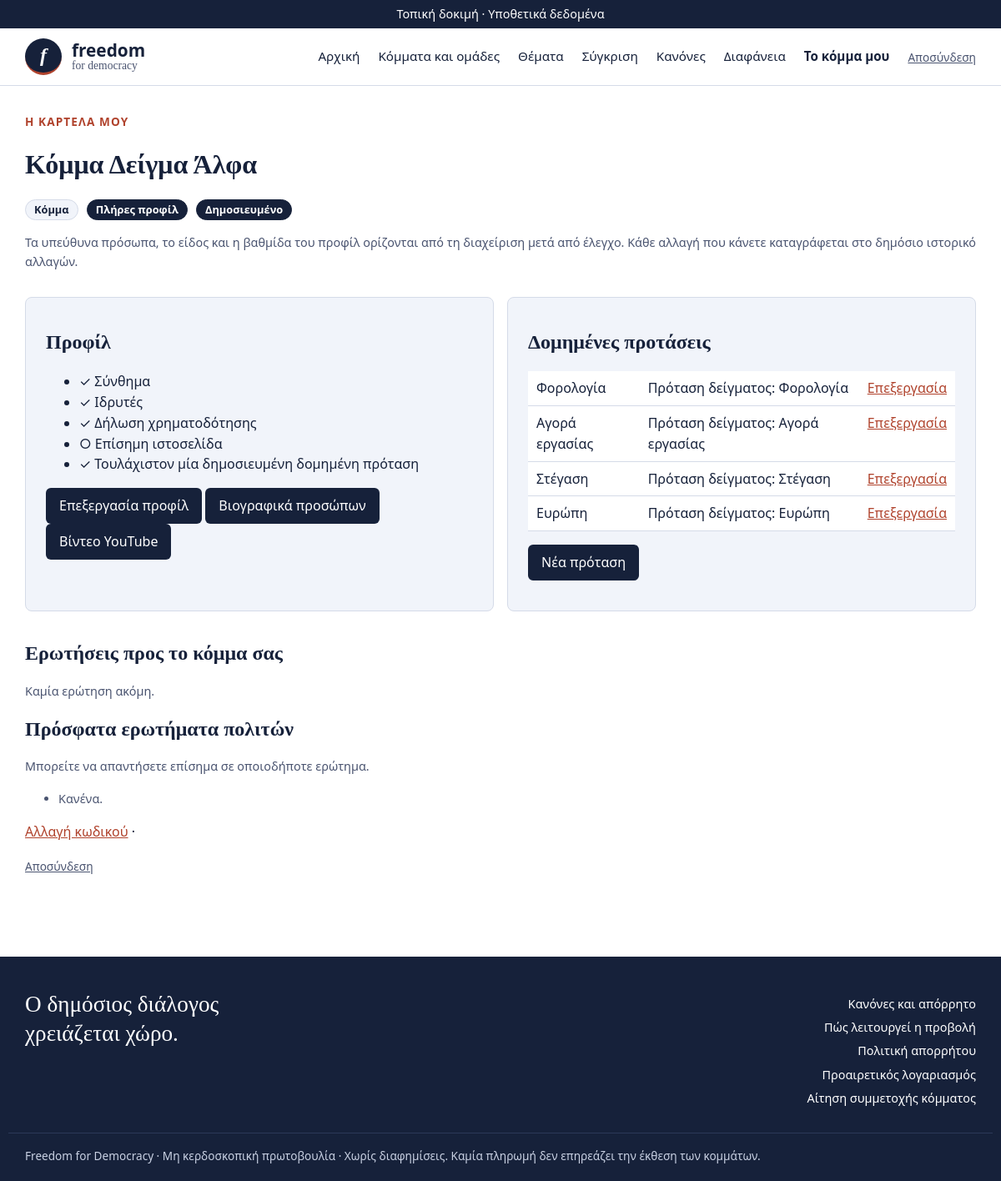
Screenshot of /komma/ (signed in) with the database file from the repository.
### core/models.py (models this page shows, shortened)
class Party(models.Model):
    KIND_PARTY = "party"
    KIND_GROUP = "group"
    KINDS = [(KIND_PARTY, "Κόμμα"), (KIND_GROUP, "Ομάδα υπό σύσταση")]
    TIER_PROGRESS = "in_progress"
    TIER_FULL = "full"
    TIERS = [(TIER_PROGRESS, "Προφίλ σε εξέλιξη"), (TIER_FULL, "Πλήρες προφίλ")]
    name = models.CharField("Επωνυμία", max_length=120, unique=True)
    slug = models.CharField(max_length=140, unique=True, editable=False)
    slogan = models.CharField("Σύνθημα (έως 120 χαρακτήρες)", max_length=120, blank=True)
    kind = models.CharField("Είδος", max_length=10, choices=KINDS, default=KIND_PARTY)
    tier = models.CharField("Βαθμίδα προφίλ", max_length=12, choices=TIERS, default=TIER_PROGRESS)
    founded_year = models.PositiveSmallIntegerField("Έτος ίδρυσης", null=True, blank=True)
    responsible_persons = models.TextField(
        "Υπεύθυνα πρόσωπα (1-3, ένα όνομα ανά γραμμή)",
        help_text="Επαληθευμένα μέσω υπεύθυνης δήλωσης gov.gr.",
    )
    founders = models.TextField("Ιδρυτές", blank=True)
    founders_prior_service = models.BooleanField(
        "Ιδρυτές με προηγούμενη κοινοβουλευτική θητεία", default=False
    )
    funding = models.TextField("Πηγές χρηματοδότησης (δημόσια δήλωση)", blank=True)
    website = models.URLField("Επίσημη ιστοσελίδα", blank=True)
    is_example = models.BooleanField("Παράδειγμα (φανταστικά στοιχεία)", default=False,
                                     help_text="Εμφανίζεται με ετικέτα «Παράδειγμα» σε όλες τις σελίδες.")
    facebook = models.URLField("Facebook", blank=True)
    instagram = models.URLField("Instagram", blank=True)
    x_url = models.URLField("X (Twitter)", blank=True)
    youtube = models.URLField("YouTube", blank=True)
    tiktok = models.URLField("TikTok", blank=True)
    linkedin = models.URLField("LinkedIn", blank=True)
    image = models.ImageField(
        "Φωτογραφία ομάδας ή λογότυπο", upload_to="party_images/", blank=True,
        help_text="JPG, PNG ή WebP, έως 2 MB. Αφαιρούνται αυτόματα τα μεταδεδομένα της φωτογραφίας (π.χ. τοποθεσία).",
    )
    is_published = models.BooleanField("Δημοσιευμένο", default=False)
    graduated = models.BooleanField(
        "Απόφοιτο (εισήλθε στη Βουλή)",
        default=False,
        help_text="Το προφίλ μένει, αλλά το κόμμα βγαίνει από την ισότιμη εναλλαγή.",
    )
    moderation_note = models.TextField(
        "Αιτιολόγηση απόφασης (δημοσιεύεται στο αρχείο αποφάσεων)", blank=True
    )
    created_at = models.DateTimeField(auto_now_add=True)
    class Meta:
        ordering = ["name"]
        verbose_name = "Κόμμα / ομάδα"
        verbose_name_plural = "Κόμματα και ομάδες"
    SOCIALS = [
        ("facebook", "Facebook", ("facebook.com", "fb.com", "fb.me")),
        ("instagram", "Instagram", ("instagram.com",)),
        ("x_url", "X", ("x.com", "twitter.com")),
        ("youtube", "YouTube", ("youtube.com", "youtu.be")),
        ("tiktok", "TikTok", ("tiktok.com",)),
        ("linkedin", "LinkedIn", ("linkedin.com",)),
    ]

class Proposal(models.Model):
    party = models.ForeignKey(Party, on_delete=models.CASCADE, related_name="proposals")
    topic = models.ForeignKey(Topic, on_delete=models.PROTECT, related_name="proposals")
    title = models.CharField("Τίτλος (η δράση σε μία πρόταση)", max_length=200)
    problem = models.TextField("Πρόβλημα (με πηγή ή δεδομένο)", validators=[MaxWords(150)])
    action = models.TextField("Πρόταση (τι αλλάζει και ποιος το υλοποιεί)", validators=[MaxWords(150)])
    legal = models.TextField("Νομικό πλαίσιο", validators=[MaxWords(150)])
    cost = models.TextField("Κόστος και χρηματοδότηση", validators=[MaxWords(150)])
    tradeoffs = models.TextField("Αντισταθμίσματα (ποιος χάνει ή τι θυσιάζεται)", validators=[MaxWords(150)])
    timeline = models.TextField("Χρονοδιάγραμμα", validators=[MaxWords(150)])
    metric = models.TextField("Μέτρο επιτυχίας", validators=[MaxWords(150)])
    source = models.URLField("Πηγή τεκμηρίωσης (σύνδεσμος)", blank=True)
    stance = models.ForeignKey("PrefOption", null=True, blank=True, on_delete=models.SET_NULL, related_name="proposals",
                               verbose_name="Θέση στο ερώτημα του ερωτηματολογίου (προαιρετικά)")
    is_published = models.BooleanField("Δημοσιευμένη", default=True)
    created_at = models.DateTimeField(auto_now_add=True)
    updated_at = models.DateTimeField(auto_now=True)
    class Meta:
        ordering = ["topic__order", "title"]
        verbose_name = "Δομημένη πρόταση"
        verbose_name_plural = "Δομημένες προτάσεις"
    FIELDS = [
        ("problem", "Πρόβλημα"),
        ("action", "Πρόταση"),
        ("legal", "Νομικό πλαίσιο"),
        ("cost", "Κόστος και χρηματοδότηση"),
        ("tradeoffs", "Αντισταθμίσματα"),
        ("timeline", "Χρονοδιάγραμμα"),
        ("metric", "Μέτρο επιτυχίας"),
    ]

class Topic(models.Model):
    name = models.CharField("Θέμα", max_length=80, unique=True)
    slug = models.CharField(max_length=80, unique=True)
    order = models.PositiveSmallIntegerField(default=0)
    class Meta:
        ordering = ["order", "name"]
        verbose_name = "Θέμα"
        verbose_name_plural = "Θέματα"

### core/account_views.py (the view)
# urls.py: path("komma/", account_views.manage_home, name="manage"),
@member_required
def manage_home(request):
    party = request.member_party
    proposals = party.proposals.select_related("topic")
    checklist = [(label, bool(getattr(party, field))) for field, label in PROFILE_CHECKLIST]
    checklist.append(("Τουλάχιστον μία δημοσιευμένη δομημένη πρόταση", proposals.filter(is_published=True).exists()))
    incoming = []
    asks = Comment.objects.filter(proposal__party=party, kind=Comment.ASK, removed=False).select_related("proposal")
    for c in asks.order_by("-created_at")[:20]:
        answered = Comment.objects.filter(
            proposal=c.proposal, official_party=party, created_at__gt=c.created_at
        ).exists()
        incoming.append((c, answered))
    ctx = {
        "party": party,
        "proposals": proposals,
        "checklist": checklist,
        "incoming": incoming,
        "open_questions": Question.objects.filter(removed=False).select_related("topic")[:10],
    }
    return render(request, "core/manage.html", ctx)

### core/citizens.py (called while the page is built)
def citizen_of(request):
    if not hasattr(request, "_citizen"):
        user = getattr(request, "user", None)
        profile = None
        if user is not None and user.is_authenticated:
            profile = CitizenProfile.objects.filter(user=user).first()
        request._citizen = profile
    return request._citizen

### core/context.py (called while the page is built)
def site(request):
    return {"demo_banner": settings.FD_DEMO_BANNER, "member_party": member_party(request),
            "apply_enabled": features.enabled(request, "applications"),
            "citizen": citizens.citizen_of(request),
            "accounts_mode": features.enabled(request, "citizen_accounts"),
            "compare_enabled": features.enabled(request, "comparison")}

### core/features.py (called while the page is built)
def enabled(request, key):
    from .models import FeatureFlag
    state = FeatureFlag.objects.filter(key=key).values_list("state", flat=True).first()
    if state is None and key in DEFAULTS:
        ensure_flags()
        state = FeatureFlag.objects.filter(key=key).values_list("state", flat=True).first()
    if state == FeatureFlag.ON:
        return True
    if state == FeatureFlag.TEST:
        user = getattr(request, "user", None)
        return bool(user and user.is_active and user.is_staff)
    return False

### core/members.py (called while the page is built)
def member_party(request):
    user = getattr(request, "user", None)
    if user is None or not user.is_authenticated:
        return None
    membership = getattr(user, "membership", None)
    return membership.party if membership else None

def member_required(view):
    @wraps(view)
    def wrapper(request, *args, **kwargs):
        party = member_party(request)
        if party is None:
            return redirect("login")
        request.member_party = party
        return view(request, *args, **kwargs)
    return wrapper

### core/templates/core/manage.html (shortened to what this page needs)
{% extends "core/base.html" %}
{% block content %}
<p class="eyebrow">Η καρτέλα μου</p>
<h1>{{ party.name }}</h1>
<p>
  <span class="pill">{{ party.get_kind_display }}</span>
  <span class="pill {% if party.tier == 'full' %}pill-teal{% endif %}">{{ party.get_tier_display }}</span>
  {% if party.is_published %}<span class="pill pill-teal">Δημοσιευμένο</span>{% else %}<span class="pill pill-accent">Αναμένει έλεγχο, δεν είναι δημόσιο</span>{% endif %}
</p>
<p class="note">Τα υπεύθυνα πρόσωπα, το είδος και η βαθμίδα του προφίλ ορίζονται από τη διαχείριση μετά από έλεγχο. Κάθε αλλαγή που κάνετε καταγράφεται στο δημόσιο ιστορικό αλλαγών.</p>
<div class="cols">
  <div class="panel">
    <h2>Προφίλ</h2>
    <ul>
      {% for label, done in checklist %}<li>{% if done %}✓{% else %}○{% endif %} {{ label }}</li>{% endfor %}
    </ul>
    <p><a class="btn" href="{% url 'profile_edit' %}">Επεξεργασία προφίλ</a> <a class="btn" href="{% url 'people_edit' %}">Βιογραφικά προσώπων</a> <a class="btn" href="{% url 'videos_edit' %}">Βίντεο YouTube</a></p>
  </div>
  <div class="panel">
    <h2>Δομημένες προτάσεις</h2>
    {% if proposals %}
    <table>
      <tbody>
      {% for p in proposals %}
        <tr>
          <td>{{ p.topic.name }}</td>
          <td>{{ p.title }}{% if not p.is_published %} <span class="pill">πρόχειρη</span>{% endif %}</td>
          <td><a href="{% url 'proposal_edit' p.pk %}">Επεξεργασία</a></td>
        </tr>
      {% endfor %}
      </tbody>
    </table>
    {% else %}<p class="note">Δεν έχετε προτάσεις ακόμη.</p>{% endif %}
    <p><a class="btn" href="{% url 'proposal_new' %}">Νέα πρόταση</a></p>
  </div>
</div>
<h2>Ερωτήσεις προς το κόμμα σας</h2>
{% for c, answered in incoming %}
  <div class="comment">
    <p class="who">{{ c.created_at|date:"d/m/Y H:i" }} · {{ c.pseudonym }} · <a href="{% url 'proposal' c.proposal_id %}#c{{ c.pk }}">{{ c.proposal.title }}</a>
      {% if answered %}<span class="pill pill-teal">υπάρχει επίσημη απάντηση</span>{% else %}<span class="pill pill-accent">αναμένει απάντηση</span>{% endif %}</p>
    <p>{{ c.body|truncatewords:40 }}</p>
  </div>
{% empty %}
  <p class="note">Καμία ερώτηση ακόμη.</p>
{% endfor %}
<h2>Πρόσφατα ερωτήματα πολιτών</h2>
<p class="note">Μπορείτε να απαντήσετε επίσημα σε οποιοδήποτε ερώτημα.</p>
<ul>
  {% for q in open_questions %}<li><a href="{% url 'question' q.pk %}">{{ q.body|truncatewords:15 }}</a> <span class="note">({{ q.topic.name }})</span></li>{% empty %}<li class="note">Κανένα.</li>{% endfor %}
</ul>
<p>
  <a href="{% url 'password_change' %}">Αλλαγή κωδικού</a>
  ·
  <form method="post" action="{% url 'logout' %}" class="inline">{% csrf_token %}<button class="link" type="submit">Αποσύνδεση</button></form>
</p>
{% endblock %}

### core/static/core/style.css (style rules this page uses)
:root { --navy: #16213a; --red: #b0432d; --tint: #f1f4fa; --line: #d5dbe8; --muted: #4a5470; --pale: #c9d1e3; --white: #ffffff; }
* { box-sizing: border-box; }
body { margin: 0; font-family: system-ui, -apple-system, "Segoe UI", Roboto, Arial, sans-serif; background: var(--white); color: var(--navy); line-height: 1.55; }
h1, h2, h3 { font-family: Georgia, "Times New Roman", serif; line-height: 1.2; color: var(--navy); }
h1 { font-size: 2rem; }
a { color: var(--red); }
.pill { display: inline-block; font-size: 0.8rem; font-weight: 600; padding: 2px 10px; border-radius: 999px; background: var(--tint); color: var(--navy); border: 1px solid var(--line); margin-right: 6px; }
.pill-teal { background: var(--navy); color: #fff; border-color: var(--navy); }
.panel { background: var(--tint); border: 1px solid var(--line); border-radius: 8px; padding: 20px 24px; margin: 16px 0; }
table { width: 100%; border-collapse: collapse; background: var(--white); }
th, td { text-align: left; padding: 8px 10px; border-bottom: 1px solid var(--line); vertical-align: top; }
button, .btn { background: var(--navy); color: #fff; border: 0; border-radius: 6px; padding: 9px 16px; font: inherit; cursor: pointer; text-decoration: none; display: inline-block; }
button.link { background: none; color: var(--muted); padding: 0; text-decoration: underline; font-size: 0.85rem; }
form.inline, details.inline { display: inline; }
.note { color: var(--muted); font-size: 0.9rem; }
.cols { display: grid; grid-template-columns: repeat(auto-fit, minmax(260px, 1fr)); gap: 16px; }
.eyebrow { text-transform: uppercase; letter-spacing: 0.08em; color: var(--red); font-weight: 700; font-size: 0.85rem; margin: 0 0 12px; }

### rows the page displays
Party: name "Κόμμα Δείγμα Άλφα", kind "Κόμμα", tier "Πλήρες προφίλ"
Proposal: topic.name "Φορολογία", title "Πρόταση δείγματος: Φορολογία"
Proposal: topic.name "Αγορά εργασίας", title "Πρόταση δείγματος: Αγορά εργασίας"
Proposal: topic.name "Στέγαση", title "Πρόταση δείγματος: Στέγαση"
Proposal: topic.name "Ευρώπη", title "Πρόταση δείγματος: Ευρώπη"

### other values shown
{{ label }} "Σύνθημα" "Ιδρυτές" "Δήλωση χρηματοδότησης" "Επίσημη ιστοσελίδα" "Τουλάχιστον μία δημοσιευμένη δομημένη πρόταση"
